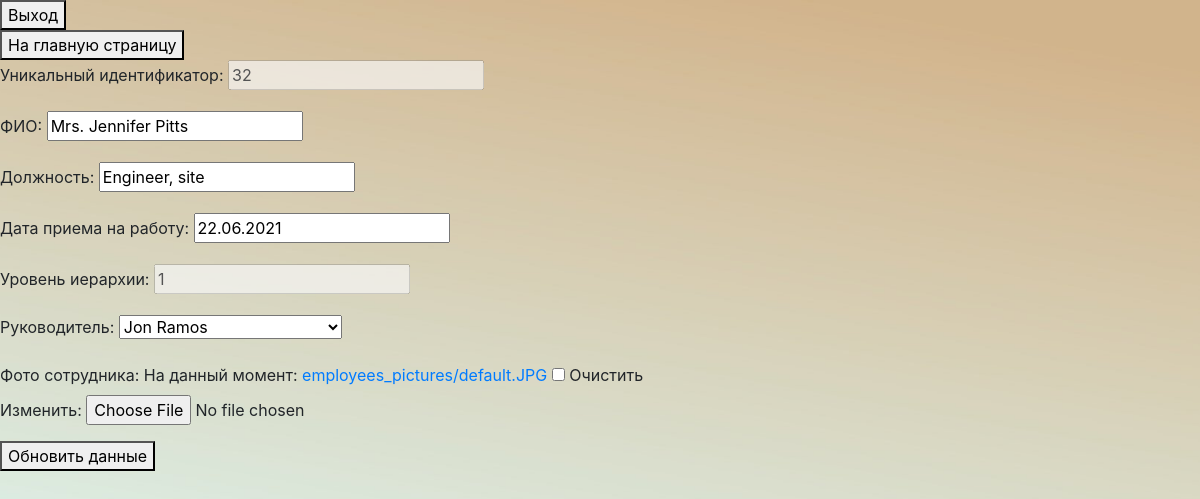
Page /emp_update/32/ (signed in) on the committed database.
### employees_catalog/models.py (models this page shows, shortened)
class Employees(models.Model):
    name = models.CharField(max_length=100, verbose_name='ФИО')
    position = models.CharField(max_length=50, verbose_name='Должность')
    hire_date = models.DateField(verbose_name='Дата приема на работу')
    salary = models.IntegerField(validators=[MinValueValidator(0), ], verbose_name='Заработная плата')
    hierarchy_level = models.IntegerField(validators=[MinValueValidator(0), ], verbose_name='Уровень иерархии')
    supervisor = models.ForeignKey('self', on_delete=models.CASCADE, null=True,
                                   blank=True, related_name='subordinates', verbose_name='Руководитель')
    picture = models.ImageField(upload_to='employees_pictures', null=True, blank=True,
                                default="employees_pictures/default.JPG", verbose_name='Фото сотрудника')
    def __str__(self):
        return f'{self.name}'

### employees_catalog/views.py (the view, shortened to what this page needs)
# urls.py: path('emp_update/<int:pk>/', views.UpdateEmp.as_view(), name='emp_update'),
@method_decorator(user_passes_test(is_admin, login_url='login_admin', redirect_field_name='next'), name='dispatch')
class UpdateEmp(UpdateView):
    model = Employees
    template_name = 'employees_catalog/emp_update.html'
    form_class = UpdateForm

### employees_catalog/forms.py
class UpdateForm(forms.ModelForm):
    id = forms.IntegerField(required=False, disabled=True, label='Уникальный идентификатор')
    hierarchy_level = forms.IntegerField(required=False, disabled=True, label='Уровень иерархии')
    class Meta:
        model = Employees
        fields = ['id', 'name', 'position', 'hire_date', 'hierarchy_level', 'supervisor', 'picture']

### employees_catalog/views.py (called while the page is built)
def is_admin(user):
    return user.is_staff

### employees_catalog/templates/employees_catalog/emp_update.html (shortened to what this page needs)
{% extends "employees_catalog/base.html" %}
{% block content %}
{% include 'employees_catalog/login-out_buttoms.html' %}
{% include 'employees_catalog/to_welcome.html'  %}
<form method="post" enctype="multipart/form-data">
   {{ form.as_p }}
   <button type="submit"> Обновить данные</button>
</form>
{% endblock %}

### rows in the picture
Employees: id "32"
Employees: name "Mrs. Jennifer Pitts", position "Engineer, site", hire_date "22.06.2021", hierarchy_level "1", supervisor "Jon Ramos"
